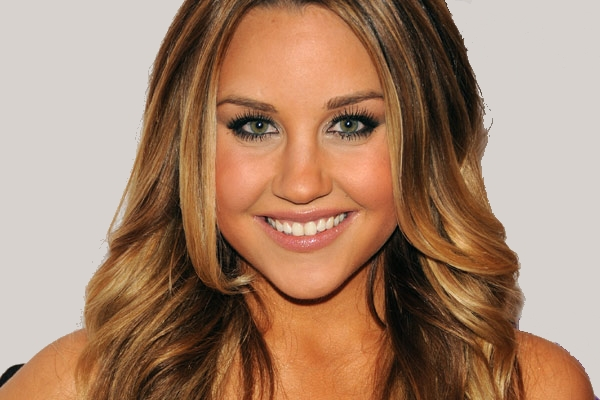
//> input picture Resources/test.jpg, 600 x 400 px
$ ./Chptr2   (built with g++ and OpenCV 4)
//> lines starting //> are read from the running program, lines starting //| are printed output that depends on the picture; after the words box and inside, x2 and y2 are one past the last pixel; in counts of white or black regions, pixels touching at a corner belong together
#include <opencv2/imgcodecs.hpp>
#include <opencv2/highgui.hpp>
#include <opencv2/imgproc.hpp>
#include <iostream>

using namespace std;
using namespace cv;

//********************** IMAGES **********************
int main(void) {

	string path = "Resources/test.jpg";
	Mat img = imread(path);
//> img is the input picture: 400 rows x 600 cols, CV_8UC3; mean B, G, R 109.4, 133, 167.2
	imshow("BGR_Image", img);

/////////////////////GRAY IMAGE//////////////////////////
	Mat imgGray;
	ColorConversionCodes color = COLOR_BGR2GRAY;

	cvtColor(img, imgGray, color);
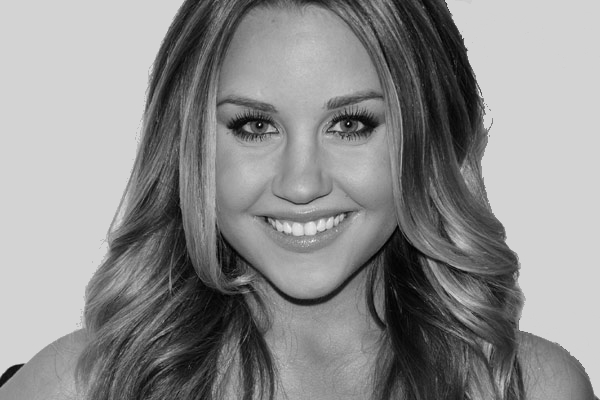
//> imgGray: 400 rows x 600 cols, CV_8UC1; min 1, max 242, mean 140.5
	imshow("GRAY_Image", imgGray);

////////////////////BLUR IMAGE////////////////////////////
	Mat imgBlur;

	GaussianBlur(imgGray, imgBlur,Size(3,3),5,0);
	imshow("BLUR_Image", imgBlur);

////////////////////EDGE DETECTOR//////////////////////////
	Mat imgCanny;

	Canny(img, imgCanny, 80, 120);
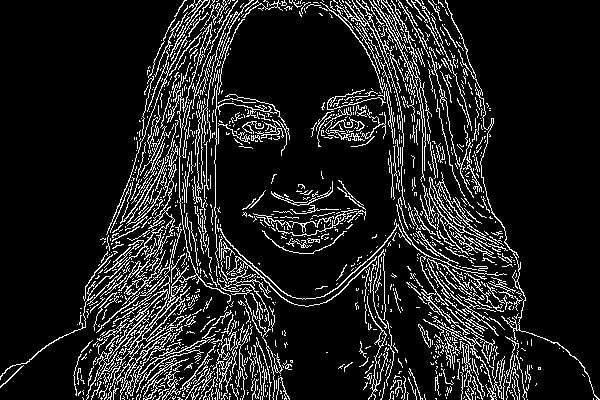
//> imgCanny: 400 rows x 600 cols, CV_8UC1; 12.5% white in thin lines or dots
	imshow("EDGE_Canny_Detect", imgCanny);

////////////////////IMAGE _DILATE/////////////////////////////
	Mat imgDila, imgErode;
	MorphShapes shape = MORPH_RECT;
	Mat kernel = getStructuringElement(shape, Size(3, 3));   // use in size odd numbers

	dilate(imgCanny, imgDila, kernel);
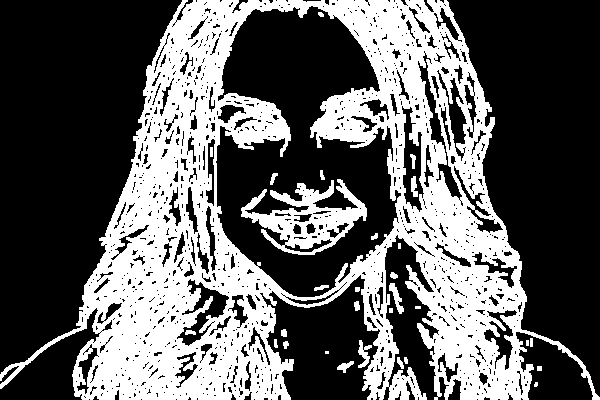
//> imgDila: 400 rows x 600 cols, CV_8UC1; 37.8% white; 30 white regions (5 under 20 px), largest, box (x1, y1, x2, y2) and area: (0, 0, 600, 400) 85314, (241, 179, 367, 255) 4021, (389, 283, 404, 314) 184
	erode(imgDila, imgErode, kernel);
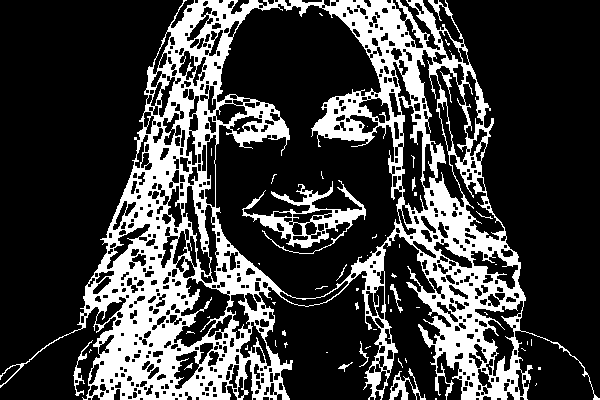
//> imgErode: 400 rows x 600 cols, CV_8UC1; 25.1% white; 56 white regions (43 under 20 px), largest, box (x1, y1, x2, y2) and area: (0, 0, 600, 400) 56547, (242, 180, 366, 254) 2306, (389, 368, 426, 400) 372

	imshow("Dilation_Image", imgDila);
	imshow("Erode_Image", imgErode);

///////////////////////////////////////////////////////////

	waitKey(0);
}
